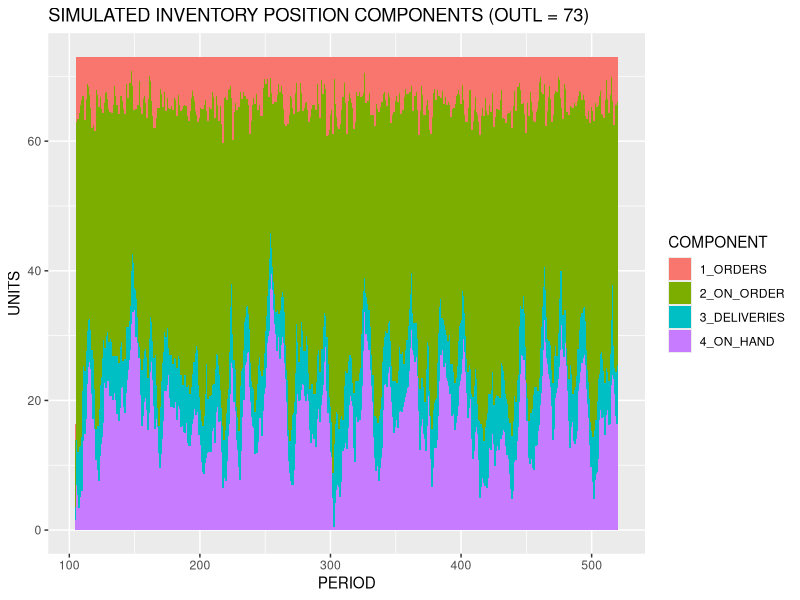
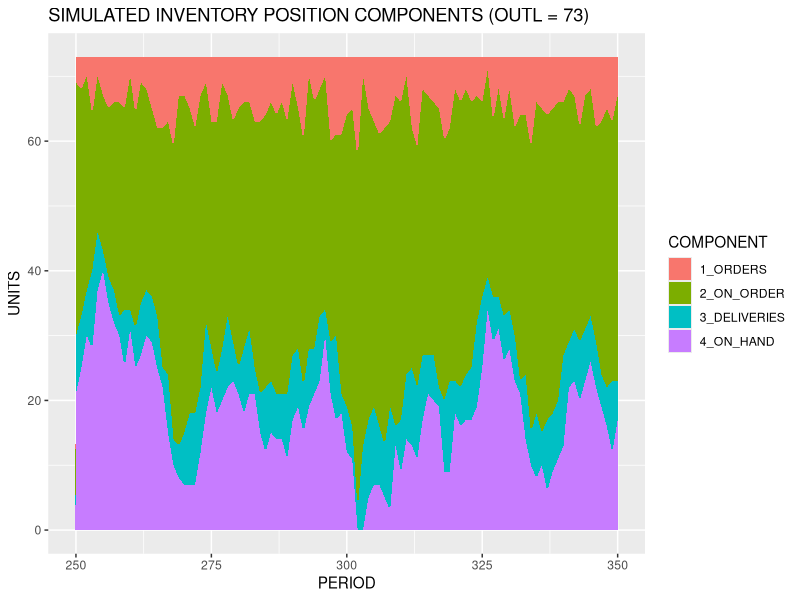
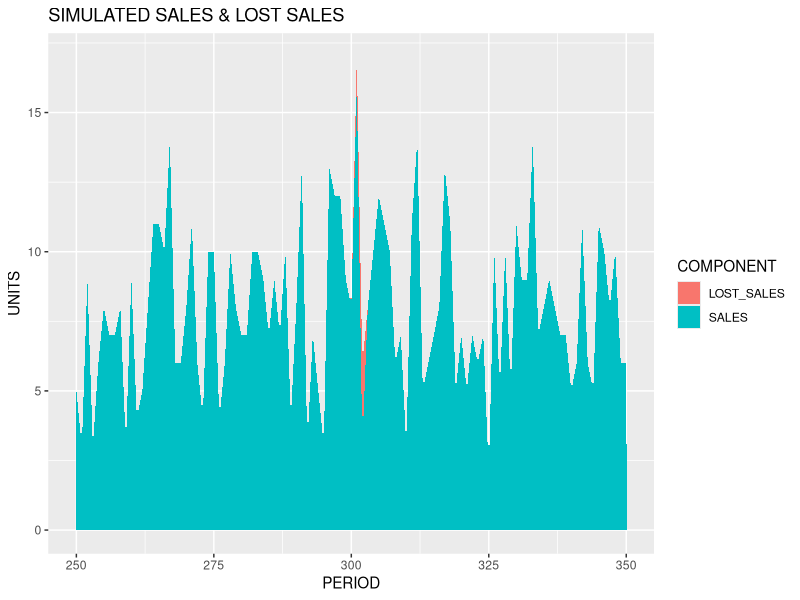

Write R code to recreate these figures, in order.
# This simple simulation lines up with one of the model cases
# Focus on review periods, not on individual demands within them
# Generate 520 half-week review periods (5 years) with Poisson demand
# Display results for final 416 periods (4 years) 
# Poisson demand with mean 16 units per week, or 8 per half week
# 3 week lead time (6 periods) and 0.5 week review period (one period)
# Unit price and cost are $3.00 and $2.50 respectively
# Model optimal Order-Up-To-Level (OUTL) is 73 units
# Model service level is 99.49% and model average inventory is 21.01 units
# DMD = Poisson demand in each review period
# OH = On-Hand inventory at the beginning of each review period before delivery (start at 17 units) 
# DEL = delivery of previous order at the beginning of a review period (start at 6 deliveries, 8 units each)
# SALES = unit sales during review period <= DMD
# LOST_SALES = DMD - SALES  =  lost unit sales due to insufficient stock
# OO = On-Order units at the beginning of a review period, after delivery but prior to ordering
# ORD = Order units at beginning of review period
set.seed(17) # Set random number seed for reproducibility
DMD <- rpois(520,8) # Generate five years of half-week Poisson demands with mean 8
DEL <- SALES <- LOST_SALES <- OH <- OO <- ORD <- rep(0,520) # Initialization of vectors
for (i in 1:520){
DEL[i] <- ifelse(i <= 6,8,ORD[i-6])
OH[i] <- ifelse(i == 1,17,max(0,OH[i-1] + DEL[i-1] - DMD[i-1]))
SALES[i] <- min(OH[i] + DEL[i],DMD[i])
LOST_SALES[i] <- DMD[i] - SALES[i]
OO[i] <- ifelse(i == 1,40,OO[i-1] + ORD[i-1] - DEL[i])
ORD[i] <- max(0,73 - OH[i] - DEL[i] - OO[i])}

I <- 105:520 # Final simulated four years

# Total Demand
sum(DMD[I])

# Total Sales
sum(SALES[I])

# Total Lost Sales due to insufficient stock
sum(LOST_SALES[I]) 

# Service Level (percent of demand served) during final 4 years (compare with model lower bound 99.49%)
100*sum(SALES[I])/sum(DMD[I])

# Approximate Average Inventory Units during final 4 years (compare with model lower bound 21.01 units)
mean(OH[I] + DEL[I] - SALES[I]/2)

PERIOD <- rep(I,4)
UNITS <- c(ORD[I],OO[I],DEL[I],OH[I])
COMPONENT <- c(rep("1_ORDERS",416),rep("2_ON_ORDER",416),rep("3_DELIVERIES",416),rep("4_ON_HAND",416))
DF1 <- data.frame(PERIOD,UNITS,COMPONENT)

library(ggplot2)
pdf("c:/RETAIL/SIMULATION_PLOTS.pdf",onefile=TRUE)
ggplot(DF1,aes(x = PERIOD,y = UNITS,fill = COMPONENT))+geom_area()+ggtitle("SIMULATED INVENTORY POSITION COMPONENTS (OUTL = 73)")

I <- 250:350 # Expanded middle section

PERIOD <- rep(I,4)
UNITS <- c(ORD[I],OO[I],DEL[I],OH[I])
COMPONENT <- c(rep("1_ORDERS",101),rep("2_ON_ORDER",101),rep("3_DELIVERIES",101),rep("4_ON_HAND",101))
DF2 <- data.frame(PERIOD,UNITS,COMPONENT)

ggplot(DF2,aes(x = PERIOD,y = UNITS,fill = COMPONENT))+geom_area()+ggtitle("SIMULATED INVENTORY POSITION COMPONENTS (OUTL = 73)")

PERIOD <- rep(I,2)
UNITS <- c(LOST_SALES[I],SALES[I])
COMPONENT <- c(rep("LOST_SALES",101),rep("SALES",101))
DF3 <- data.frame(PERIOD,UNITS,COMPONENT)

ggplot(DF3,aes(x = PERIOD,y = UNITS,fill = COMPONENT))+geom_area()+ggtitle("SIMULATED SALES & LOST SALES")
dev.off()

